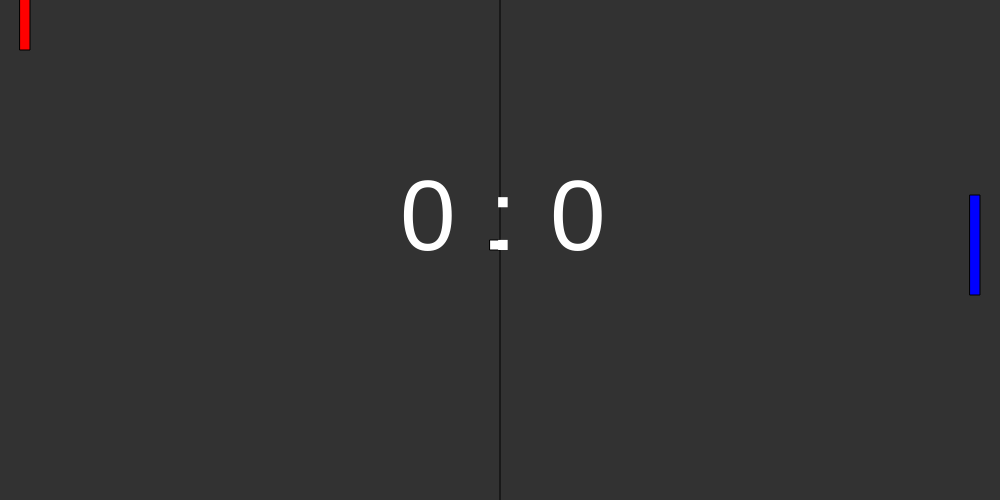
Frame 1 (no input)
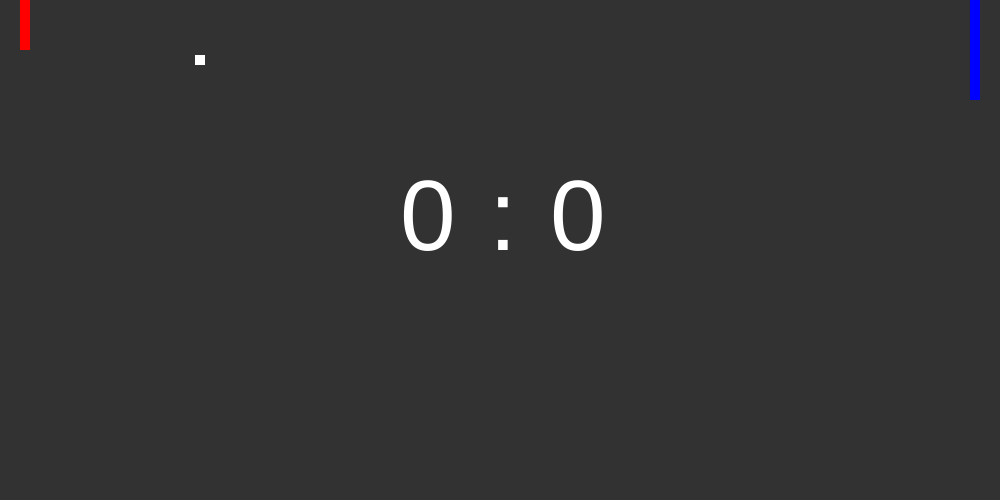
Frame 60 (no input)
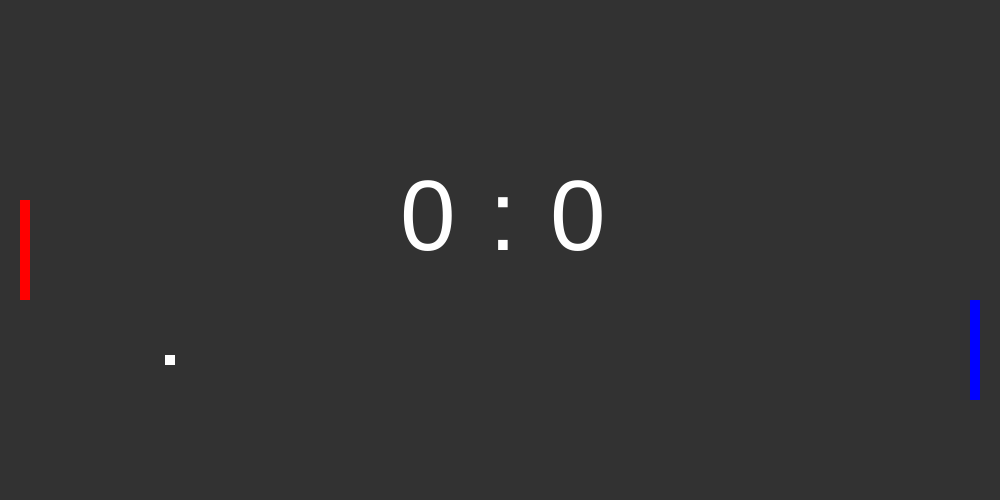
Frame 120 (the mouse pressed at the canvas centre since frame 60)

The p5.js sketch that drew these frames (run headless with seeded random() and noise() and a simulated clock; from frame 60 on, the mouse is pressed at the canvas centre):

// p5.js sketch
// ── sketch.js
var speed = 5;

var score_1 = 0;
var score_2 = 0;

var x_axis = false;
var y_axis = false;

var display_w = 1000;
var display_h = 500;

var ball_current_x = display_w/2 - 5;
var ball_current_y = display_h/2 - 5;

function setup() {
  createCanvas(display_w, display_h);
  background(50);
  
  fill(255);
  line(display_w/2,0,display_w/2,display_h);
  
  frameRate(120);
}

function draw() {
  
  //Clear field
  resetField();
  
  //Paddle 1
  fill(255,0,0);
  rect(20, mouseY-50, 10, 100);
  
  //Paddle 2
  //Computer
  fill(0,0,255);
  rect(display_w-30, ball_current_y-50, 10, 100);
  
  //Paddle 1
  if (ball_current_y <= mouseY+50 && ball_current_y >= mouseY-50 && ball_current_x <= 30 && ball_current_x >= 20) {
    x_axis = !x_axis;
  }
  
  //Paddle2
  //Computer
  if (ball_current_y <= ball_current_y+50 && ball_current_y >= ball_current_y-50 && ball_current_x >= display_w-40 && ball_current_x <= display_w-30) {
    x_axis = !x_axis;
  }
  
  //Out
  if (ball_current_x >= display_w-10 || ball_current_x <= 0) {
    if (ball_current_x >= display_w-10) {
      score_1++;
    } else {
      score_2++;
    }
    ball_current_x = display_w/2 - 5;
    ball_current_y = display_h/2 - 5;
    x_axis = !x_axis;
    y_axis = !y_axis;
  }
  
  //Wall Bounce
  if (ball_current_y >= display_h-10 || ball_current_y <= 0) {
    y_axis = !y_axis;
  }

  if (x_axis) {
    ball_current_x += speed;
  } else {
    ball_current_x -= speed;
  }
  if (y_axis) {
    ball_current_y += speed;
  } else {
      ball_current_y -= speed;
  }

  //Ball
  fill(255,255,255);
  var ball = rect(ball_current_x, ball_current_y, 10, 10);
  
  //Score display
  noStroke();
  fill(255);
  textSize(100);
  text("" + score_1 +"", display_w/2 - 100, display_h/2);
  
  noStroke();
  fill(255);
  textSize(100);
  text("" + score_2 +"", display_w/2 + 50, display_h/2);
  
  noStroke();
  fill(255);
  textSize(100);
  text(":", display_w/2 - 11, display_h/2);
  
  
  
}

var dummyboo = false;

function keyPressed() {
  if (!dummyboo) {
    noLoop();
  } else {
    loop();
  }
  dummyboo = !dummyboo;
}

function resetField() {
  background(50);
  
  fill(255);
  line(display_w/2,0,display_w/2,display_h);
}
// ── main.css
body {
  background-color: f12121;
  padding: 0;
  margin: 0;
  font-family: Arial, Helvetica, sans-serif;
}

.banner {
  margin: 0;
  padding-left: 10%;
  padding-right: 10%;
}

.picture {
  height: 230px;
  width: 50%;
  background-color: 000;
}

.right {
  align: right;
}

.left {
  align: left;
}
